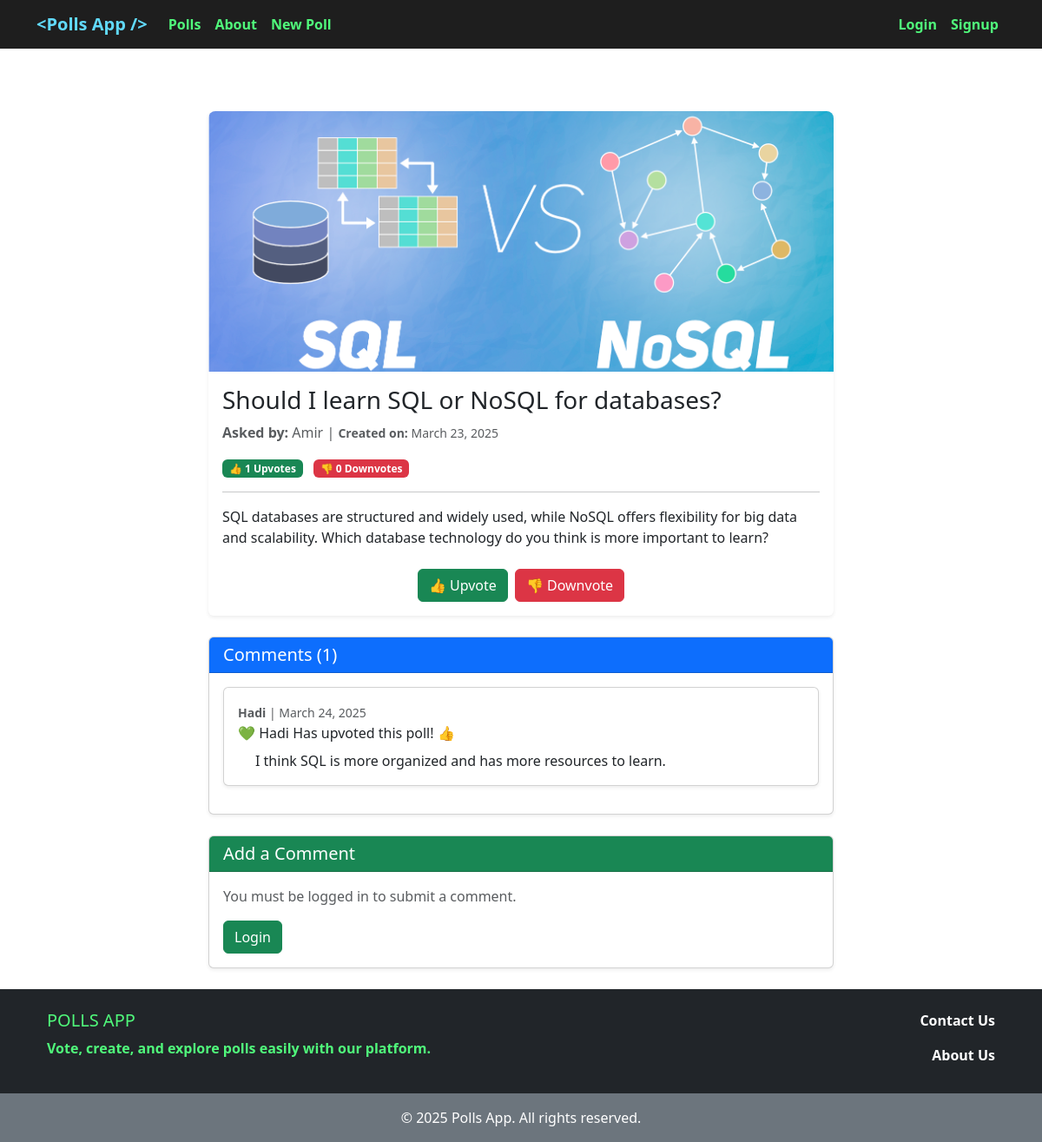
Page /poll/24/ on the committed database.
### polls/models.py (models this page shows, shortened)
class Poll(models.Model):
    question = models.CharField(max_length=700)
    user = models.ForeignKey(get_user_model(), on_delete=models.CASCADE)
    description = models.TextField(blank=True)
    cover = models.ImageField(upload_to='covers/', blank=True)
    up_vote = models.PositiveIntegerField(default=0)
    down_vote = models.PositiveIntegerField(default=0)
    upvoted_by = models.ManyToManyField(get_user_model(), related_name='upvoted_polls', blank=True)
    downvoted_by = models.ManyToManyField(get_user_model(), related_name='downvoted_polls', blank=True)
    datetime_created = models.DateTimeField(auto_now_add=True)
    datetime_modified = models.DateTimeField(auto_now=True)

class Comment(models.Model):
    poll = models.ForeignKey('Poll', related_name='comments', on_delete=models.CASCADE)
    user = models.ForeignKey(get_user_model(), on_delete=models.CASCADE)
    body = models.TextField()
    is_active = models.BooleanField(default=True)
    datetime_created = models.DateTimeField(auto_now_add=True)
    datetime_modified = models.DateTimeField(auto_now=True)
    def has_upvoted(self):
        return self.poll.upvoted_by.filter(id=self.user.id).exists()

### accounts/models.py (models this page shows)
class CustomUser(AbstractUser):
    ROLE_CHOICES = [
        ('M', 'Manager'),
        ('E', 'Employee'),
        ('S', 'Student'),
        ('O', 'Other'),
    ]
    role = models.CharField(choices=ROLE_CHOICES, max_length=1, default=ROLE_CHOICES[3][0])

### polls/views.py (the view)
# urls.py: path('poll/<int:pk>/', poll_detail_view, name='poll_detail'),
def poll_detail_view(request, pk):
    poll = get_object_or_404(Poll, pk=pk)
    comments = poll.comments.all()
    if request.method == "POST":
        comment_form = CommentForm(request.POST)
        if comment_form.is_valid():
            new_comment = comment_form.save(commit=False)
            new_comment.poll = poll
            new_comment.user = request.user
            new_comment.save()
            comment_form = CommentForm()
    else:
        comment_form = CommentForm()
    return render(request, 'polls/poll_detail.html', context={
        'poll': poll,
        'comments': comments,
        'comment_form': comment_form,
    })

### polls/templates/polls/poll_detail.html (shortened to what this page needs)
{% extends '_base.html' %}
{% load crispy_forms_tags %}
{% block content %}
    <div class="container mt-5">
        <div class="row justify-content-center">
            <div class="col-lg-8 col-md-10 col-sm-12">
                <div class="card shadow-sm border-0 rounded">
                    {% if poll.cover %}
                        <img src="{{ poll.cover.url }}" class="card-img-top img-fluid" alt="Poll Image">
                    {% else %}
                        <img src="https://placehold.co/800x300" class="card-img-top img-fluid"
                             alt="Poll image for {{ poll.question }}">
                    {% endif %}
                    <div class="card-body">
                        <h3 class="card-title">{{ poll.question }}</h3>
                        <p class="text-muted">
                            <strong>Asked by:</strong> {{ poll.user|capfirst }} |
                            <small><strong>Created on:</strong> {{ poll.datetime_created|date:"F d, Y" }}</small>
                        </p>
                        <div class="d-flex justify-content-between align-items-center mt-3">
                            <div>
                                <span class="badge bg-success">👍 {{ poll.up_vote }} Upvotes</span>
                                <span class="badge bg-danger ms-2">👎 {{ poll.down_vote }} Downvotes</span>
                            </div>
                        </div>
                        <hr>
                        <p>{{ poll.description|linebreaksbr }}</p>
                        <div class="mt-4 d-flex justify-content-center">
                            <div class="btn-group">
                                <form action="{% url 'poll_vote' poll.id %}" method="post">
                                    <button type="submit" class="btn btn-success">👍 Upvote</button>
                                </form>
                                <form action="{% url 'poll_down_vote' poll.id %}" method="post" class="ms-2">
                                    <button type="submit" class="btn btn-danger">👎 Downvote</button>
                                </form>
                            </div>
                        </div>
                    </div>
                </div>
                <div class="card mt-4 shadow-sm">
                    <div class="card-header bg-primary text-white">
                        <h5 class="mb-0">Comments ({{ comments|length }})</h5>
                    </div>
                    <div class="card-body">
                        {% if comments %}
                            {% for comment in comments %}
                                <div class="card mb-3 shadow-sm">
                                    <div class="card-body">
                                        <small class="text-muted">
                                            <strong>{{ comment.user|capfirst }}</strong> |
                                            {{ comment.datetime_created|date:"F d, Y" }}
                                        </small>
                                        <p>
                                            {% if comment.has_upvoted %}
                                                💚 {{ comment.user|capfirst }} Has upvoted this poll! 👍
                                            {% elif comment.has_downvoted %}
                                                💔 {{ comment.user|capfirst }} Has downvoted this poll. 👎
                                            {% else %}
                                                🤷‍♂️ {{ comment.user|capfirst }} Has not voted on this poll yet.
                                            {% endif %}
                                        </p>
                                        <p class="comment-text mt-2">{{ comment.body }}</p>
                                    </div>
                                </div>
                            {% endfor %}
                        {% else %}
                            <p class="text-muted">No comments yet.</p>
                        {% endif %}
                    </div>
                </div>
                <div class="card mt-4 shadow-sm">
                    <div class="card-header bg-success text-white">
                        <h5 class="mb-0">Add a Comment</h5>
                    </div>
                    <div class="card-body">
                        {% if user.is_authenticated %}
                            <form method="POST">
                                {% csrf_token %}
                                {{ comment_form|crispy }}
                                <button type="submit" class="btn btn-success mt-3">Submit Comment</button>
                            </form>
                        {% else %}
                            <p class="text-muted">You must be logged in to submit a comment.</p>
                            <a href="{% url 'account_login' %}" class="btn btn-success mt-3">Login</a>
                        {% endif %}
                    </div>
                </div>
            </div>
        </div>
    </div>
{% endblock content %}

### templates/_base.html (style rules this page uses)
html, body { height: 100%; margin: 0; display: flex; flex-direction: column; }

### polls/templates/polls/poll_detail.html (style rules this page uses)
.card-img-top { width: 100%; height: 300px; object-fit: cover; background-color: #f8f9fa; border-top-left-radius: 8px; border-top-right-radius: 8px; }
.comment-text { margin-left: 20px; white-space: pre-line; }
.card-body p { margin-bottom: 0; }

### rows in the picture
Poll: cover (picture), question "Should I learn SQL or NoSQL for databases?", user "Amir", datetime_created "March 23, 2025", up_vote "1", down_vote "0", description "SQL databases are structured and widely used, while NoSQL offers flexibility for big data and scalability. Which database technology do you think is more important to learn?"
Comment: user "Hadi", datetime_created "March 24, 2025", body "I think SQL is more organized and has more resources to learn."

### other values in the picture
{{ comments|length }} "1"
